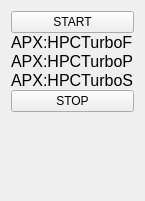
  <widget class="QWidget" name="layoutWidget_6">
   <property name="geometry">
    <rect>
     <x>145</x>
     <y>425</y>
     <width>111</width>
     <height>201</height>
    </rect>
   </property>
   <layout class="QFormLayout" name="formLayout_9">
    <property name="horizontalSpacing">
     <number>0</number>
    </property>
    <property name="verticalSpacing">
     <number>0</number>
    </property>
    <item row="1" column="0" colspan="2">
     <widget class="PyDMLabel" name="BeamCurrAvg_60">
      <property name="font">
       <font>
        <pointsize>12</pointsize>
       </font>
      </property>
      <property name="toolTip">
       <string/>
      </property>
      <property name="text">
       <string>APX:HPCTurboF</string>
      </property>
      <property name="precision" stdset="0">
       <number>1</number>
      </property>
      <property name="precisionFromPV" stdset="0">
       <bool>false</bool>
      </property>
      <property name="channel" stdset="0">
       <string>ca://APX:HPCTurboF</string>
      </property>
      <property name="displayFormat" stdset="0">
       <enum>PyDMLabel::Decimal</enum>
      </property>
     </widget>
    </item>
    <item row="2" column="0" colspan="2">
     <widget class="PyDMLabel" name="BeamCurrAvg_61">
      <property name="font">
       <font>
        <pointsize>12</pointsize>
       </font>
      </property>
      <property name="toolTip">
       <string/>
      </property>
      <property name="text">
       <string>APX:HPCTurboP</string>
      </property>
      <property name="precision" stdset="0">
       <number>1</number>
      </property>
      <property name="precisionFromPV" stdset="0">
       <bool>false</bool>
      </property>
      <property name="channel" stdset="0">
       <string>ca://APX:HPCTurboP</string>
      </property>
      <property name="displayFormat" stdset="0">
       <enum>PyDMLabel::Decimal</enum>
      </property>
     </widget>
    </item>
    <item row="3" column="0" colspan="2">
     <widget class="PyDMLabel" name="BeamCurrAvg_59">
      <property name="font">
       <font>
        <pointsize>12</pointsize>
       </font>
      </property>
      <property name="toolTip">
       <string/>
      </property>
      <property name="text">
       <string>APX:HPCTurboS</string>
      </property>
      <property name="precision" stdset="0">
       <number>1</number>
      </property>
      <property name="precisionFromPV" stdset="0">
       <bool>false</bool>
      </property>
      <property name="channel" stdset="0">
       <string>ca://APX:HPCTurboS</string>
      </property>
      <property name="displayFormat" stdset="0">
       <enum>PyDMLabel::Decimal</enum>
      </property>
     </widget>
    </item>
    <item row="4" column="1">
     <widget class="PyDMPushButton" name="PyDMPushButton_23">
      <property name="toolTip">
       <string/>
      </property>
      <property name="text">
       <string>STOP</string>
      </property>
      <property name="channel" stdset="0">
       <string>ca://APX:HPCTurbo_STOP</string>
      </property>
     </widget>
    </item>
    <item row="0" column="0" colspan="2">
     <widget class="PyDMPushButton" name="PyDMPushButton_24">
      <property name="toolTip">
       <string/>
      </property>
      <property name="text">
       <string>START</string>
      </property>
      <property name="channel" stdset="0">
       <string>ca://APX:HPCTurbo_START</string>
      </property>
     </widget>
    </item>
   </layout>
  </widget>
